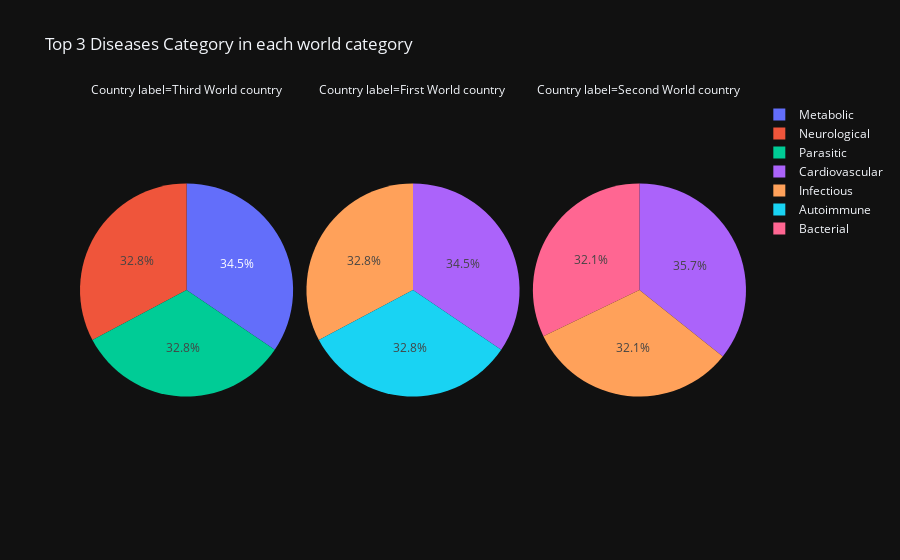

Notebook cell for this chart:
### Code cell
top_diseases_df = get_top_3_diseases(df_counts, "Country label")
fig_pie = px.pie(top_diseases_df, values='Count', names='Disease Category',
                 title='Top 3 Diseases Category in each world category', facet_col='Country label')
fig_pie.show()

### Figure 1 — Plotly figure (JSON) as saved in the notebook; plotly's stock layout.template omitted (floating-point values rounded to 4 significant figures)
{"data": [{"domain": {"x": [0, 0.32], "y": [0, 1]}, "hovertemplate": "Country label=Third World country<br>Disease Category=%{label}<br>Count=%{value}<extra></extra>", "labels": ["Metabolic", "Neurological", "Parasitic"], "legendgroup": "", "name": "", "showlegend": true, "type": "pie", "values": [20, 19, 19]}, {"domain": {"x": [0.34, 0.66], "y": [0, 1]}, "hovertemplate": "Country label=First World country<br>Disease Category=%{label}<br>Count=%{value}<extra></extra>", "labels": ["Cardiovascular", "Infectious", "Autoimmune"], "legendgroup": "", "name": "", "showlegend": true, "type": "pie", "values": [20, 19, 19]}, {"domain": {"x": [0.68, 1.0], "y": [0, 1]}, "hovertemplate": "Country label=Second World country<br>Disease Category=%{label}<br>Count=%{value}<extra></extra>", "labels": ["Cardiovascular", "Bacterial", "Infectious"], "legendgroup": "", "name": "", "showlegend": true, "type": "pie", "values": [20, 18, 18]}], "layout": {"annotations": [{"font": {}, "showarrow": false, "text": "Country label=Third World country", "x": 0.16, "xanchor": "center", "xref": "paper", "y": 1, "yanchor": "bottom", "yref": "paper"}, {"font": {}, "showarrow": false, "text": "Country label=First World country", "x": 0.5, "xanchor": "center", "xref": "paper", "y": 1, "yanchor": "bottom", "yref": "paper"}, {"font": {}, "showarrow": false, "text": "Country label=Second World country", "x": 0.84, "xanchor": "center", "xref": "paper", "y": 1, "yanchor": "bottom", "yref": "paper"}], "legend": {"tracegroupgap": 0}, "title": {"text": "Top 3 Diseases Category in each world category"}}}
